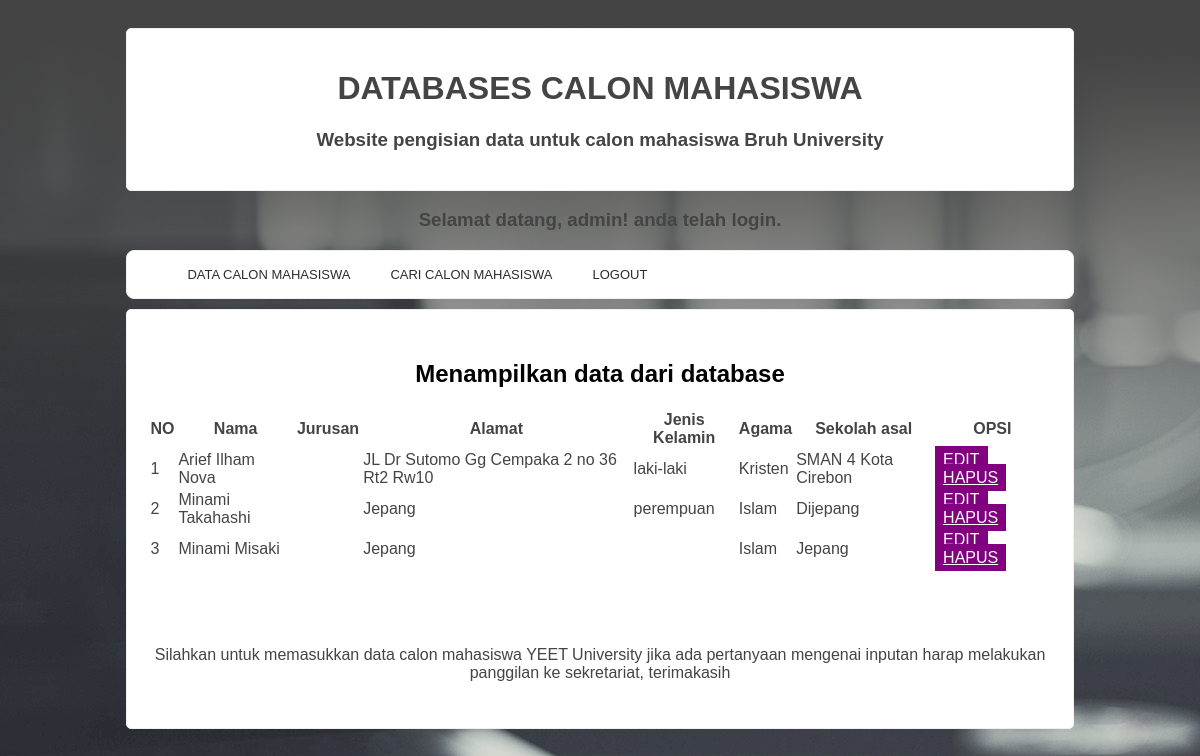
The page /admin/index.php?page=pengguna (signed in) on the database its author committed.
### tables this page shows
CREATE TABLE `user` (
  `id` int(11) NOT NULL,
  `nama` varchar(16) NOT NULL,
  `alamat` varchar(255) NOT NULL,
  `jenis_kelamin` varchar(16) DEFAULT NULL,
  `agama` varchar(16) DEFAULT NULL,
  `sekolah_asal` varchar(64) DEFAULT NULL
);

### admin/pengguna.php (the view, shortened to what this page needs)
<div class="halaman">
	<h2>Menampilkan data dari database</h2>
	<table border="0" align="center">
		<tr>
			<th>NO</th>
			<th>Nama</th>
			<th>Jurusan</th>
			<th>Alamat</th>
			<th>Jenis Kelamin</th>
			<th>Agama</th>
			<th>Sekolah asal</th>
			<th>OPSI</th>
		</tr>
		<?php
		include '../config.php';
		$no = 1;
		$data = mysqli_query($koneksi,"select * from user");
		while($d = mysqli_fetch_array($data)){
			?>
			<tr>
				<td><?php echo $no++; ?></td>
				<td><?php echo $d['nama']; ?></td>
				<td><?php echo $d['jurusan']; ?></td>
				<td><?php echo $d['alamat']; ?></td>
				<td><?php echo $d['jenis_kelamin']; ?></td>
				<td><?php echo $d['agama']; ?></td>
				<td><?php echo $d['sekolah_asal']; ?></td>
				<td>
					<a href="edit.php?id=<?php echo $d['id']; ?>" class="tombol">EDIT</a>
					<a href="hapus.php?id=<?php echo $d['id']; ?>" class="tombol">HAPUS</a>
				</td>
			</tr>
			<?php
		}
		?>
	</table>
</div>

### admin/index.php (shortened to what this page needs)
<html>
<head>
	<link rel="stylesheet" type="text/css" href="../styles.css">
</head>
<body>
<div class="content">
	<br/>
	<header>
		<h1 class="judul">DATABASES CALON MAHASISWA<h1>
		<h3 class="deskripsi">Website pengisian data untuk calon mahasiswa Bruh University </h3>
	</header>
	<h3><center>Selamat datang, <?php echo $_SESSION['username']; ?>! anda telah login.</center></h3>
	<div class="menu">
		<ul>
			<li><a href="index.php?page=pengguna">DATA CALON MAHASISWA</a></li>
			<li><a href="index.php?page=tutorial">CARI CALON MAHASISWA</a></li>
			<li><a href="index.php?page=logout">LOGOUT</a></li>
		</ul>
	</div>
	<div class="badan">
		<?php
		function display(){
			if(isset($_GET['page'])){
				$page = $_GET['page'];
				switch ($page) {
					case 'pengguna':
						include "pengguna.php";
						break;
				}
			}
		}
	display();
	 ?>
	 <div class="halaman">
	 <p>Silahkan untuk memasukkan data calon mahasiswa YEET University jika ada pertanyaan mengenai inputan harap melakukan panggilan ke sekretariat, terimakasih</p>
	</div>
	</div>
</div>
</body>
</html>

### styles.css (style rules this page uses)
body { background-image: url("assets/aaaaaaaaaaaaaaaaa.png"); background-repeat: no-repeat; background-attachment: fixed; font-size:16px; color:#444; font-family: sans-serif; }
.content { width: 80%; margin: 10px auto; }
.tombol { background: purple; color: #fff; border: 0; padding: 5px 8px; margin: 20px 0px; }
header { background-color: white; padding: 20px 10px; border-radius: 5px; border: 1px solid #f0f0f0; margin-bottom: 10px; }
h2 { color: #000; }
header h1.judul, header h3.deskripsi { text-align: center; }
.menu { background-color: white; border: 1px solid #f0f0f0; border-radius: 8px; margin-bottom: 10px; }
div.menu ul { list-style:none; overflow: hidden; }
div.menu ul li { float:left; text-transform:uppercase; }
div.menu ul li a { display:block; padding:0 20px; text-decoration:none; color:#2c2c2c; font-family: sans-serif; font-size:13px; font-weight:400; transition:all 0.3s ease-in-out; }
div.badan { background-color: white; border-radius: 5px; border: 1px solid #f0f0f0; margin-bottom: 10px; }
div.halaman { text-align: center; padding: 30px 20px; }

### rows shown on the page
user: nama "Arief Ilham Nova", alamat "JL Dr Sutomo Gg Cempaka 2 no 36 Rt2 Rw10", jenis_kelamin "laki-laki", agama "Kristen", sekolah_asal "SMAN 4 Kota Cirebon"
user: nama "Minami Takahashi", alamat "Jepang", jenis_kelamin "perempuan", agama "Islam", sekolah_asal "Dijepang"
user: nama "Minami Misaki", alamat "Jepang", agama "Islam", sekolah_asal "Jepang"

### other values the page prints
$_SESSION['username'] "admin"
